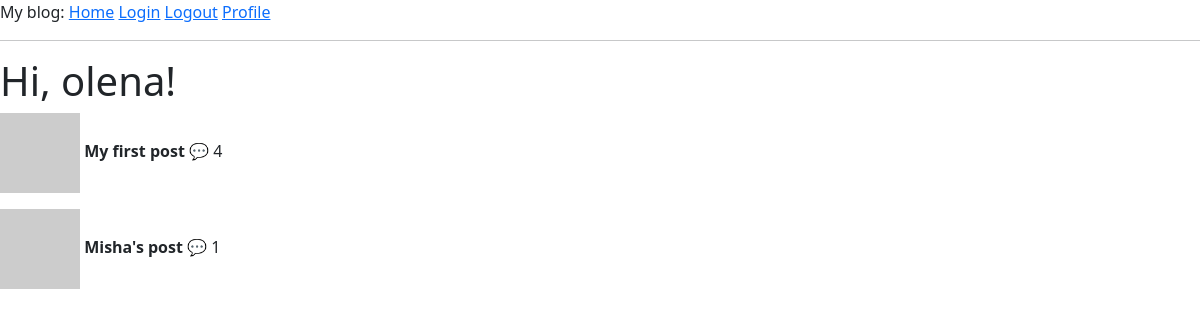
The app's page /home (signed in), older data.
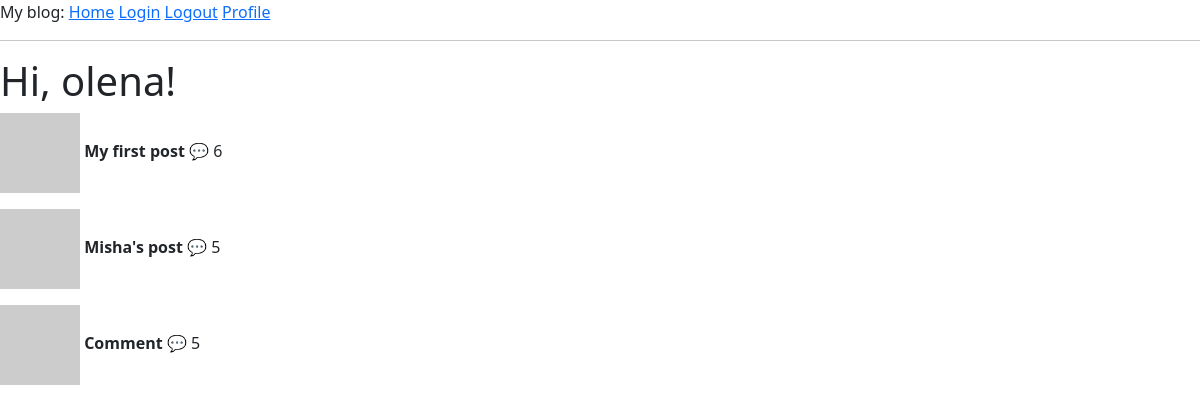
The same page, newer data.
### app/models/models.py (models this page shows, shortened)
class User(UserMixin, db.Model):
    __tablename__ = "user"
    id = db.Column(db.Integer, primary_key=True)
    username = db.Column(String(64), unique=True, nullable=False)
    email = db.Column(db.String(120), unique=True, nullable=False)
    isAdmin = db.Column(db.Boolean, nullable=False)
    password_hash = db.Column(String(256))
    profile_image = db.Column(String(256))
    info = db.Column(String(256))
    posts = db.relationship('Post', back_populates='user', cascade='all, delete-orphan')
    comments = db.relationship('Comment', back_populates='user', cascade='all, delete-orphan')
    @login.user_loader
    def load_user(id):
        return db.session.get(User, int(id))
    def get_avatar(self, size):
        digest = md5(self.email.lower().encode('utf-8')).hexdigest()
        self.profile_image = f'https://www.gravatar.com/avatar/{digest}?d=identicon&s={size}'
        return self.profile_image

class Post(db.Model):
    __tablename__ = "post"
    id = db.Column(db.Integer, primary_key=True)
    body = db.Column(String(2500))
    timestamp = db.Column(DateTime, default=func.now())
    user_id = db.Column(db.Integer, db.ForeignKey('user.id'), nullable=False)
    user = db.relationship('User', back_populates='posts')
    comments = db.relationship('Comment', back_populates='post', cascade='all, delete-orphan')
    def get_comments_length(self):
        commments = Comment.query.filter_by(post_id=self.id).all()
        return len(commments)

### app/routes/routes.py (the view)
@app.route('/')
@app.route('/home')
@login_required
def index():
    posts = Post.query.all()
    return render_template("index.html", title='Home Page', posts=posts)

### app/templates/index.html (shortened to what this page needs)
{% extends "base.html" %}
    {% block content %}
    <h1>Hi, {{current_user.username }}!</h1>
    {% if posts %}
    {% for post in posts %}
    <div>
        <p>
            <img src="{{ post.user.get_avatar(20) }}"/>
            <b>{{ post.body }}</b>
           💬 {{post.get_comments_length()}}
        </p>
    </div>
    {% endfor %}
    {% else %}
    <h4>Be the first to create a post</h4>
    {% endif %}
{% endblock %}

### app/templates/base.html (shortened to what this page needs)
<html>
    <head>
        <link href="https://cdn.jsdelivr.net/npm/bootstrap@5.3.2/dist/css/bootstrap.min.css" rel="stylesheet">
    </head>
    <body>
        <div>
            My blog:
            <a href="{{url_for('index')}}">Home</a>
            <a href="{{url_for('login')}}">Login</a>
            <a href="{{url_for('logout')}}">Logout</a>
            <a href="{{url_for('user', username=current_user.username)}}">Profile</a>
        </div>
        <hr>
        {% block content %}{% endblock %}
    </body>
</html>

Row changes from the older to the newer data that the page shows:
computed for Post "My first post": get_comments_length "4" → "6"
computed for Post "Misha's post": get_comments_length "1" → "5"
added Post: body "Comment", get_comments_length "5"
